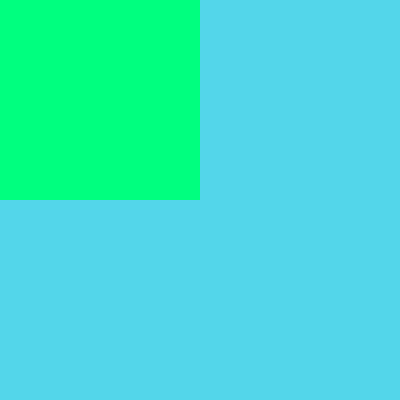
Frame 1 (no input)
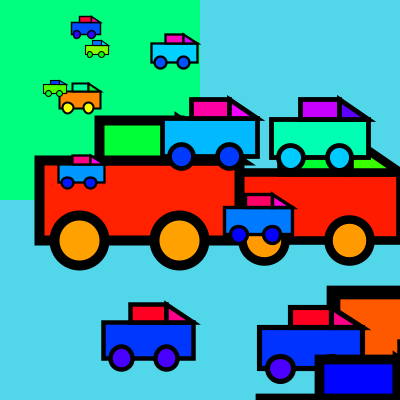
Frame 60 (the mouse pressed at the canvas centre just before this capture)
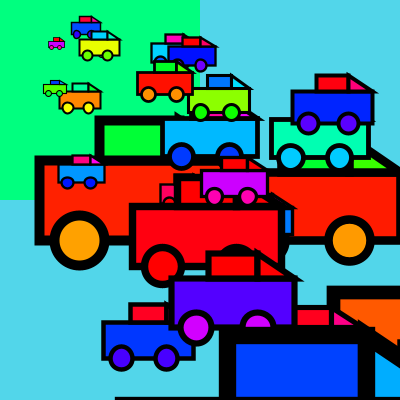
Frame 120 (the mouse held since frame 60 and released just before this capture)

The Processing sketch that drew these frames (run headless with seeded random() and noise(); from frame 60 on, the mouse is pressed at the canvas centre):

// Processing sketch: processing_61848
// ── processing_61848.pde

//Write a function to draw a shape to the screen multiple times, 
//each at a different position.

int x=50;

void setup() {
size(400,400);
colorMode(HSB,360,100,100);

background(188,65,92);
noStroke();
fill(100,100,100);
rect(100,100,100,100);
fill(150,100,100);
rect(0,0,200,200);

}
void draw(){
float r=random(400);
float s=random(20,350);
float q=random(.1,8);
float c=random(1,360);
car(r,s,q,c);
}


void car(float x, float y, float a, float c) {
//noStroke();

fill(c,100,100);
scale(a);
rect(x,y+50,100,40);
fill(c+125,100,100);
rect(x+30,y+30,40,20);
fill(c+100,100,100);
triangle(x+70,y+30, x+100, y+50, x+70,y+50);
stroke(0);
strokeWeight(5);
fill(c+30,100,100);
ellipse(x+20,y+90, 25,25);
ellipse(x+70,y+90, 25,25);

}
